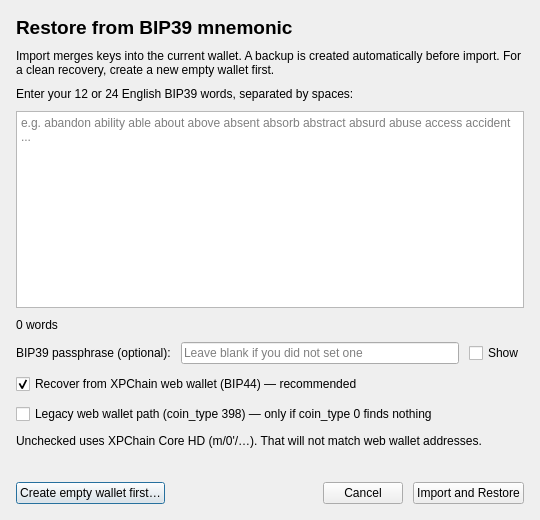
<?xml version="1.0" encoding="UTF-8"?>
<ui version="4.0">
 <class>MnemonicImportDialog</class>
 <widget class="QDialog" name="MnemonicImportDialog">
  <property name="geometry">
   <rect>
    <x>0</x>
    <y>0</y>
    <width>540</width>
    <height>520</height>
   </rect>
  </property>
  <property name="windowTitle">
   <string>Restore Wallet from Mnemonic (BIP39)</string>
  </property>
  <layout class="QVBoxLayout" name="verticalLayout">
   <property name="spacing">
    <number>10</number>
   </property>
   <property name="leftMargin">
    <number>16</number>
   </property>
   <property name="topMargin">
    <number>16</number>
   </property>
   <property name="rightMargin">
    <number>16</number>
   </property>
   <property name="bottomMargin">
    <number>16</number>
   </property>
   <item>
    <widget class="QLabel" name="titleLabel">
     <property name="font">
      <font>
       <pointsize>14</pointsize>
       <bold>true</bold>
      </font>
     </property>
     <property name="text">
      <string>Restore from BIP39 mnemonic</string>
     </property>
    </widget>
   </item>
   <item>
     <widget class="QLabel" name="warningLabel">
      <property name="text">
       <string>Import merges keys into the current wallet. A backup is created automatically before import. For a clean recovery, create a new empty wallet first.</string>
      </property>
      <property name="wordWrap">
       <bool>true</bool>
      </property>
     </widget>
   </item>
   <item>
    <widget class="QLabel" name="instructionLabel">
     <property name="text">
      <string>Enter your 12 or 24 English BIP39 words, separated by spaces:</string>
     </property>
     <property name="wordWrap">
      <bool>true</bool>
     </property>
    </widget>
   </item>
   <item>
    <widget class="QPlainTextEdit" name="mnemonicEdit">
     <property name="placeholderText">
      <string>e.g. abandon ability able about above absent absorb abstract absurd abuse access accident ...</string>
     </property>
    </widget>
   </item>
   <item>
    <widget class="QLabel" name="wordCountLabel">
     <property name="text">
      <string>0 words</string>
     </property>
    </widget>
   </item>
   <item>
    <layout class="QHBoxLayout" name="passphraseLayout">
     <item>
      <widget class="QLabel" name="passphraseLabel">
       <property name="text">
        <string>BIP39 passphrase (optional):</string>
       </property>
      </widget>
     </item>
     <item>
      <widget class="QLineEdit" name="passphraseEdit">
       <property name="echoMode">
        <enum>QLineEdit::Password</enum>
       </property>
       <property name="placeholderText">
        <string>Leave blank if you did not set one</string>
       </property>
      </widget>
     </item>
     <item>
      <widget class="QCheckBox" name="showPassphraseCheckBox">
       <property name="text">
        <string>Show</string>
       </property>
      </widget>
     </item>
    </layout>
   </item>
   <item>
    <widget class="QCheckBox" name="bip44CheckBox">
     <property name="toolTip">
      <string>Use BIP44 paths m/44'/coin_type'/0'/… — required to recover addresses from the XPChain web wallet.</string>
     </property>
     <property name="text">
      <string>Recover from XPChain web wallet (BIP44) — recommended</string>
     </property>
     <property name="checked">
      <bool>true</bool>
     </property>
    </widget>
   </item>
   <item>
    <widget class="QCheckBox" name="legacyCoinTypeCheckBox">
     <property name="toolTip">
      <string>Only enable if coin_type 0 (current web wallet) does not find your funds. Older web wallet deployments used coin_type 398.</string>
     </property>
     <property name="text">
      <string>Legacy web wallet path (coin_type 398) — only if coin_type 0 finds nothing</string>
     </property>
    </widget>
   </item>
   <item>
    <widget class="QLabel" name="pathHintLabel">
     <property name="text">
      <string>Unchecked uses XPChain Core HD (m/0'/…). That will not match web wallet addresses.</string>
     </property>
     <property name="wordWrap">
      <bool>true</bool>
     </property>
    </widget>
   </item>
   <item>
    <widget class="QLabel" name="statusLabel">
     <property name="text">
      <string/>
     </property>
     <property name="wordWrap">
      <bool>true</bool>
     </property>
    </widget>
   </item>
   <item>
    <layout class="QHBoxLayout" name="buttonLayout">
     <item>
      <widget class="QPushButton" name="createEmptyWalletButton">
       <property name="toolTip">
        <string>Close this dialog, then use File → Set Up Wallet (or File → Advanced → Create Wallet with Descriptor unchecked) for a clean restore target.</string>
       </property>
       <property name="text">
        <string>Create empty wallet first…</string>
       </property>
      </widget>
     </item>
     <item>
      <spacer name="horizontalSpacer">
       <property name="orientation">
        <enum>Qt::Horizontal</enum>
       </property>
       <property name="sizeHint" stdset="0">
        <size>
         <width>40</width>
         <height>20</height>
        </size>
       </property>
      </spacer>
     </item>
     <item>
      <widget class="QPushButton" name="cancelButton">
       <property name="text">
        <string>Cancel</string>
       </property>
      </widget>
     </item>
     <item>
      <widget class="QPushButton" name="importButton">
       <property name="text">
        <string>Import and Restore</string>
       </property>
      </widget>
     </item>
    </layout>
   </item>
  </layout>
 </widget>
 <resources/>
 <connections/>
</ui>
